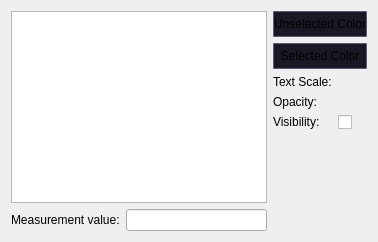
        <widget class="QWidget" name="tab">
         <attribute name="title">
          <string>Text</string>
         </attribute>
         <layout class="QGridLayout" name="gridLayout_8">
          <item row="0" column="0" rowspan="3" colspan="2">
           <widget class="QTextEdit" name="annotationTextEdit">
            <property name="sizePolicy">
             <sizepolicy hsizetype="Expanding" vsizetype="Expanding">
              <horstretch>0</horstretch>
              <verstretch>0</verstretch>
             </sizepolicy>
            </property>
           </widget>
          </item>
          <item row="0" column="2">
           <widget class="ctkColorPickerButton" name="textUnselectedColorPickerButton">
            <property name="styleSheet">
             <string notr="true">QPushButton{
	min-height: 24;
	max-height: 24;
	background: #191925;
	border: 1px solid #5c5c74;
	border-radius: 1px;
	font: 10pt &quot;Microsoft YaHei&quot;;
}


QPushButton:hover
{
	background-color: #5C5C74;
}</string>
            </property>
            <property name="text">
             <string>Unselected Color</string>
            </property>
           </widget>
          </item>
          <item row="1" column="2">
           <widget class="ctkColorPickerButton" name="textSelectedColorPickerButton">
            <property name="styleSheet">
             <string notr="true">QPushButton{
	min-height: 24;
	max-height: 24;
	background: #191925;
	border: 1px solid #5c5c74;
	border-radius: 1px;
	font: 10pt &quot;Microsoft YaHei&quot;;
}


QPushButton:hover
{
	background-color: #5C5C74;
}</string>
            </property>
            <property name="text">
             <string>Selected Color</string>
            </property>
           </widget>
          </item>
          <item row="2" column="2">
           <layout class="QGridLayout" name="gridLayout">
            <item row="1" column="0">
             <widget class="QLabel" name="textScaleLabel">
              <property name="sizePolicy">
               <sizepolicy hsizetype="Fixed" vsizetype="Fixed">
                <horstretch>0</horstretch>
                <verstretch>0</verstretch>
               </sizepolicy>
              </property>
              <property name="text">
               <string>Text Scale:</string>
              </property>
              <property name="alignment">
               <set>Qt::AlignLeading|Qt::AlignLeft|Qt::AlignTop</set>
              </property>
             </widget>
            </item>
            <item row="2" column="0">
             <widget class="QLabel" name="textOpacityLabel">
              <property name="sizePolicy">
               <sizepolicy hsizetype="Fixed" vsizetype="Fixed">
                <horstretch>0</horstretch>
                <verstretch>0</verstretch>
               </sizepolicy>
              </property>
              <property name="text">
               <string>Opacity:</string>
              </property>
             </widget>
            </item>
            <item row="3" column="0">
             <widget class="QLabel" name="textVisibilityLabel">
              <property name="sizePolicy">
               <sizepolicy hsizetype="Fixed" vsizetype="Fixed">
                <horstretch>0</horstretch>
                <verstretch>0</verstretch>
               </sizepolicy>
              </property>
              <property name="text">
               <string>Visibility:</string>
              </property>
             </widget>
            </item>
            <item row="1" column="1">
             <widget class="ctkSliderWidget" name="textScaleSliderSpinBoxWidget" native="true">
              <property name="sizePolicy">
               <sizepolicy hsizetype="Preferred" vsizetype="Fixed">
                <horstretch>0</horstretch>
                <verstretch>0</verstretch>
               </sizepolicy>
              </property>
              <property name="singleStep" stdset="0">
               <double>0.100000000000000</double>
              </property>
              <property name="maximum" stdset="0">
               <double>20.000000000000000</double>
              </property>
             </widget>
            </item>
            <item row="2" column="1">
             <widget class="ctkSliderWidget" name="textOpacitySliderSpinBoxWidget" native="true">
              <property name="singleStep" stdset="0">
               <double>0.100000000000000</double>
              </property>
              <property name="maximum" stdset="0">
               <double>1.000000000000000</double>
              </property>
             </widget>
            </item>
            <item row="3" column="1">
             <widget class="ctkCheckBox" name="textVisibilityCheckBox">
              <property name="toolTip">
               <string>Turn on/off visualization of text (when off, overrides ruler label visibility)</string>
              </property>
              <property name="indicatorIcon" stdset="0">
               <iconset>
                <normaloff>:/Icons/XLarge/SlicerVisible.png</normaloff>
                <normalon>:/Icons/XLarge/SlicerInvisible.png</normalon>:/Icons/XLarge/SlicerVisible.png</iconset>
              </property>
              <property name="indicatorIconSize" stdset="0">
               <size>
                <width>23</width>
                <height>23</height>
               </size>
              </property>
             </widget>
            </item>
            <item row="4" column="0">
             <spacer name="verticalSpacer">
              <property name="orientation">
               <enum>Qt::Vertical</enum>
              </property>
              <property name="sizeHint" stdset="0">
               <size>
                <width>20</width>
                <height>40</height>
               </size>
              </property>
             </spacer>
            </item>
           </layout>
          </item>
          <item row="3" column="0">
           <widget class="QLabel" name="label">
            <property name="text">
             <string>Measurement value:</string>
            </property>
           </widget>
          </item>
          <item row="3" column="1">
           <widget class="QLineEdit" name="measurementLineEdit">
            <property name="sizePolicy">
             <sizepolicy hsizetype="MinimumExpanding" vsizetype="Fixed">
              <horstretch>0</horstretch>
              <verstretch>0</verstretch>
             </sizepolicy>
            </property>
            <property name="readOnly">
             <bool>true</bool>
            </property>
           </widget>
          </item>
         </layout>
        </widget>
